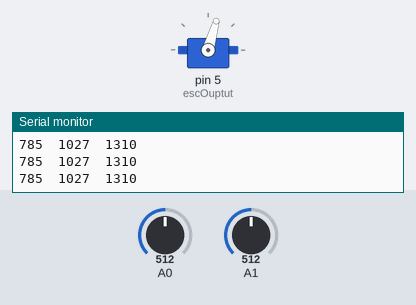
Simulated run of this program. Board: Arduino Pro Mini, built with avr-gcc and run on an emulated ATmega328P. On the bench: servo, the last lines printed to the serial monitor. The test bench sets the inputs (shaded band); at power-on: A1 = 512, A0 = 512.

Above: at 1.2 s.
1.3 s: A1 set to 488
At 1.8 s:
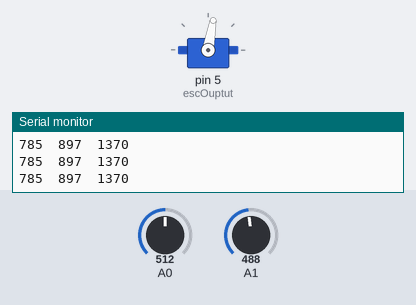
2.8 s: A0 set to 531
At 4.1 s:
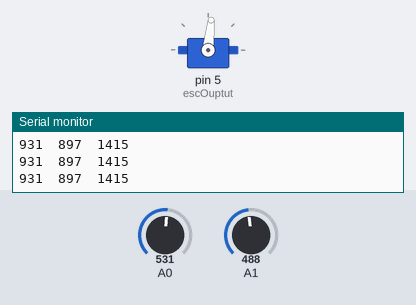
5.8 s: A0 set to 551
At 7.0 s:
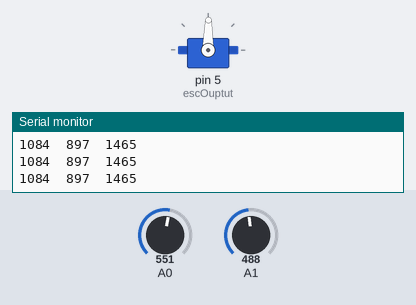
7.3 s: A1 set to 440
At 8.0 s:
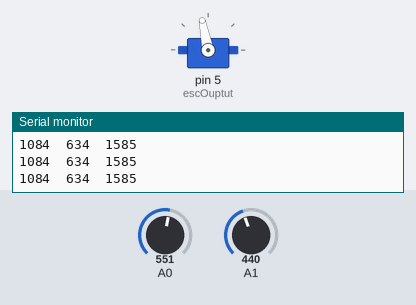
8.8 s: A1 set to 660
At 9.1 s:
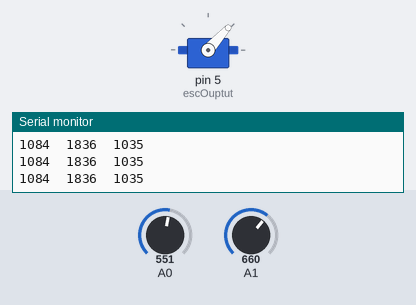
10.3 s: A0 set to 511
At 11.3 s:
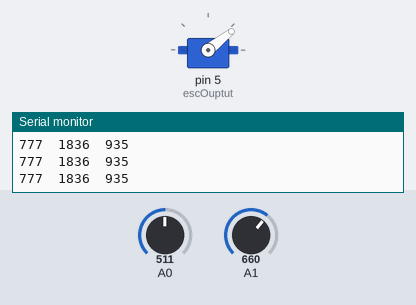
Timing chart, 0 to 12.8 s (numbered marks = the images above; inputs shaded):
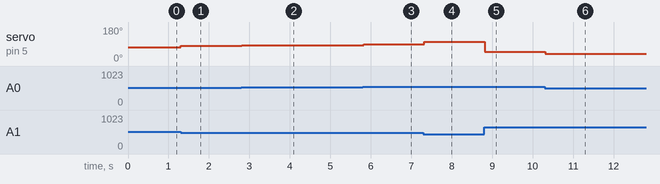

Measured:
- after the input at 1.3 s, servo on pin 5 (escOuptut): 74° → 80° at once
- after the input at 2.8 s, servo on pin 5 (escOuptut): 80° → 84° at once
- after the input at 5.8 s, servo on pin 5 (escOuptut): 84° → 89° at once
- after the input at 7.3 s, servo on pin 5 (escOuptut): 89° → 101° at once
- after the input at 8.8 s, servo on pin 5 (escOuptut): 101° → 48° at once
- after the input at 10.3 s, servo on pin 5 (escOuptut): 48° → 38° at once

The program:

main.cpp
```cpp
#include <Arduino.h>
#include "Servo.h"

Servo escOuptut;

static int ESC_MIN = 1000;
static int ESC_MAX = 2000;

static int ACCELERATE_HALL_SENSOR_MIN = 540;
static int ACCELERATE_HALL_SENSOR_MAX = 670;

static int BRAKE_HALL_SENSOR_MIN = 507;
static int BRAKE_HALL_SENSOR_MAX = 690;


static int AVG_HALL_SENSOR_MIN = 450;
static int AVG_HALL_SENSOR_MAX = 650;

void setup() {
  // put your setup code here, to run once:
  pinMode(A0, INPUT);
  pinMode(A1, INPUT);
  Serial.begin(9600);
  escOuptut.attach(5);
}

void loop() {
  // put your main code here, to run repeatedly:
  // Serial.println(analogRead(A0));
  int accHallSensorVal = analogRead(A0);
  int brakeHallSensorVal = analogRead(A1);

  int avgHallSensorVal = (accHallSensorVal + (1024-brakeHallSensorVal))/2;

  int mappedAccVal = map(accHallSensorVal, ACCELERATE_HALL_SENSOR_MIN, ACCELERATE_HALL_SENSOR_MAX, ESC_MIN, ESC_MAX);
  int mappedBrakeVal = map(brakeHallSensorVal, BRAKE_HALL_SENSOR_MIN, BRAKE_HALL_SENSOR_MAX, ESC_MIN, ESC_MAX);
  int mappedAvgVal = map(avgHallSensorVal, AVG_HALL_SENSOR_MIN, AVG_HALL_SENSOR_MAX, ESC_MIN, ESC_MAX);


  Serial.print(mappedAccVal);
  Serial.print("\t");

  Serial.print(mappedBrakeVal);
  Serial.print("\t");

  Serial.println(mappedAvgVal);
  escOuptut.writeMicroseconds(mappedAvgVal);
  delay(10);
}
```
